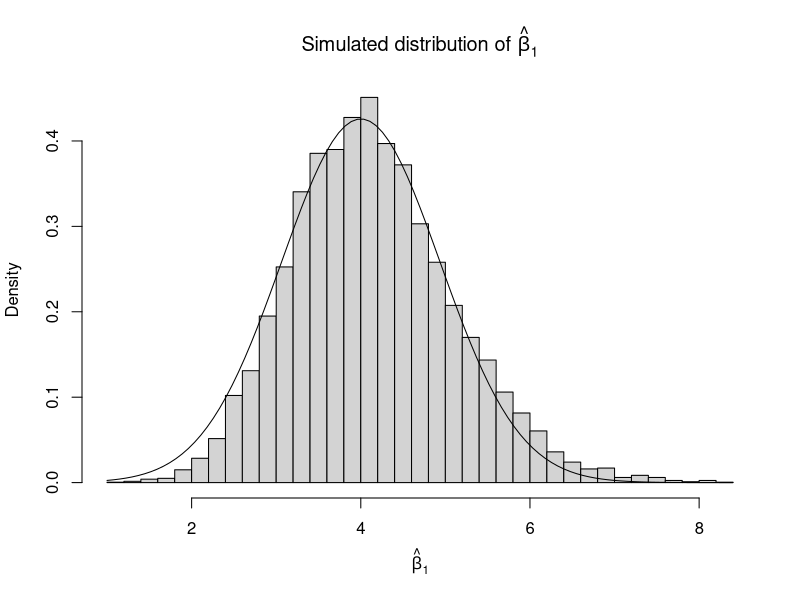
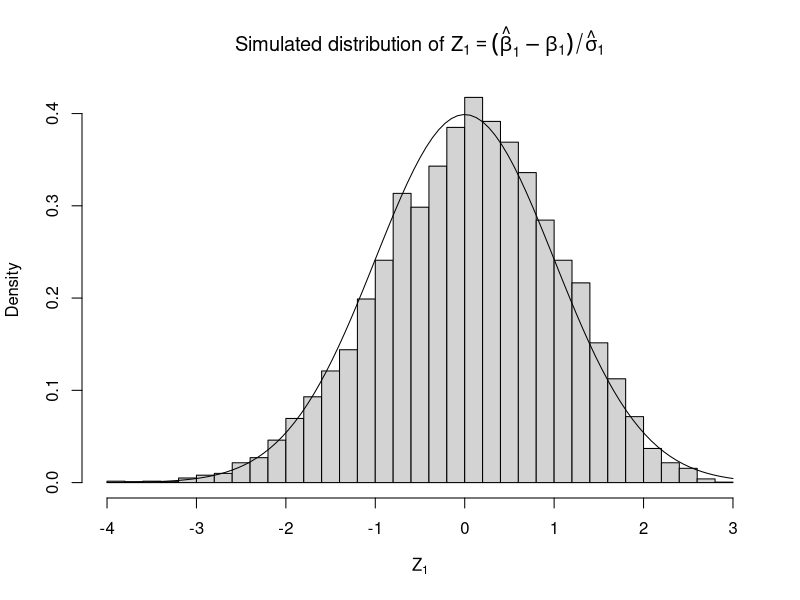

Source code (R) for these figures, in order:
## ---- chunk 1
set.seed(12345)
n <- 100
beta <- c(-2,4)

B <- 1E4
beta.hat <- matrix(NA, nrow=B, ncol=2)
sigma.hat <- matrix(NA, nrow=B, ncol=2)
for (b in 1:B) {
  x <- runif(n)
  eta <- beta[1] + x * beta[2]
  mu <- exp(eta) / (1+exp(eta))
  y <- 1*(runif(n) < mu)
  mod <- glm(y ~ x, family=binomial)
  ## Estimate is MLE
  beta.hat[b,] <- coef(mod)
  ## Std. error estimate is sqrt(-diag(Hessian) at MLE)
  sigma.hat[b,] <- coef(summary(mod))[,"Std. Error"]
}
## "True" Fisher information
sigma <- sqrt(colMeans(sigma.hat^2))
hist(beta.hat[,2], freq=FALSE, breaks=50, main = expression(paste("Simulated distribution of ", hat(beta)[1])), xlab=expression(hat(beta)[1]))
curve(dnorm(x, mean = beta[2], sd = sigma[2]), add=TRUE)

hist((beta.hat[,2] - beta[2])/sigma.hat[,2], freq=FALSE, breaks=30, main = expression(paste("Simulated distribution of ", Z[1] == (hat(beta)[1]-beta[1])/hat(sigma)[1])), xlab=expression(Z[1]))
curve(dnorm(x), add=TRUE)
